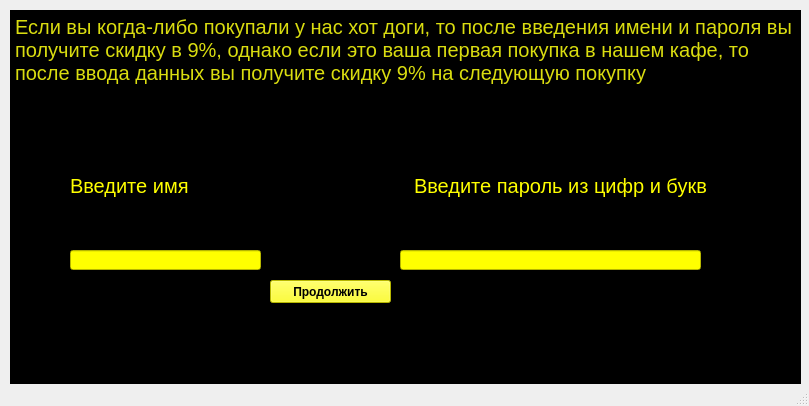
<?xml version="1.0" encoding="UTF-8"?>
<ui version="4.0">
 <class>MainWindow</class>
 <widget class="QMainWindow" name="MainWindow">
  <property name="geometry">
   <rect>
    <x>0</x>
    <y>0</y>
    <width>809</width>
    <height>406</height>
   </rect>
  </property>
  <property name="windowTitle">
   <string>MainWindow</string>
  </property>
  <widget class="QWidget" name="centralwidget">
   <widget class="QPlainTextEdit" name="plainTextEdit">
    <property name="enabled">
     <bool>false</bool>
    </property>
    <property name="geometry">
     <rect>
      <x>10</x>
      <y>10</y>
      <width>791</width>
      <height>391</height>
     </rect>
    </property>
    <property name="font">
     <font>
      <pointsize>15</pointsize>
     </font>
    </property>
    <property name="styleSheet">
     <string notr="true">background-color: rgb(0, 0, 0);
color: rgb(218, 221, 16);</string>
    </property>
    <property name="plainText">
     <string>Если вы когда-либо покупали у нас хот доги, то после введения имени и пароля вы получите скидку в 9%, однако если это ваша первая покупка в нашем кафе, то после ввода данных вы получите скидку 9% на следующую покупку</string>
    </property>
   </widget>
   <widget class="QWidget" name="horizontalLayoutWidget">
    <property name="geometry">
     <rect>
      <x>70</x>
      <y>160</y>
      <width>681</width>
      <height>51</height>
     </rect>
    </property>
    <layout class="QHBoxLayout" name="horizontalLayout_2">
     <item>
      <widget class="QLabel" name="label">
       <property name="font">
        <font>
         <pointsize>15</pointsize>
        </font>
       </property>
       <property name="styleSheet">
        <string notr="true">color: rgb(255, 255, 0);</string>
       </property>
       <property name="text">
        <string>Введите имя</string>
       </property>
      </widget>
     </item>
     <item>
      <widget class="QLabel" name="label_2">
       <property name="font">
        <font>
         <pointsize>15</pointsize>
        </font>
       </property>
       <property name="styleSheet">
        <string notr="true">color: rgb(255, 255, 0);</string>
       </property>
       <property name="text">
        <string>Введите пароль из цифр и букв</string>
       </property>
      </widget>
     </item>
    </layout>
   </widget>
   <widget class="QLineEdit" name="nameEdit">
    <property name="geometry">
     <rect>
      <x>70</x>
      <y>250</y>
      <width>191</width>
      <height>20</height>
     </rect>
    </property>
    <property name="font">
     <font>
      <weight>75</weight>
      <bold>true</bold>
     </font>
    </property>
    <property name="styleSheet">
     <string notr="true">background-color: rgb(255, 255, 0);</string>
    </property>
   </widget>
   <widget class="QLineEdit" name="passwordEdit">
    <property name="geometry">
     <rect>
      <x>400</x>
      <y>250</y>
      <width>301</width>
      <height>20</height>
     </rect>
    </property>
    <property name="font">
     <font>
      <weight>75</weight>
      <bold>true</bold>
     </font>
    </property>
    <property name="styleSheet">
     <string notr="true">background-color: rgb(255, 255, 0);</string>
    </property>
   </widget>
   <widget class="QPushButton" name="continue_btn">
    <property name="geometry">
     <rect>
      <x>270</x>
      <y>280</y>
      <width>121</width>
      <height>23</height>
     </rect>
    </property>
    <property name="font">
     <font>
      <weight>75</weight>
      <bold>true</bold>
     </font>
    </property>
    <property name="styleSheet">
     <string notr="true">background-color: rgb(255, 255, 0);</string>
    </property>
    <property name="text">
     <string>Продолжить</string>
    </property>
   </widget>
  </widget>
  <widget class="QMenuBar" name="menubar">
   <property name="geometry">
    <rect>
     <x>0</x>
     <y>0</y>
     <width>809</width>
     <height>21</height>
    </rect>
   </property>
  </widget>
  <widget class="QStatusBar" name="statusbar"/>
 </widget>
 <resources/>
 <connections/>
</ui>
